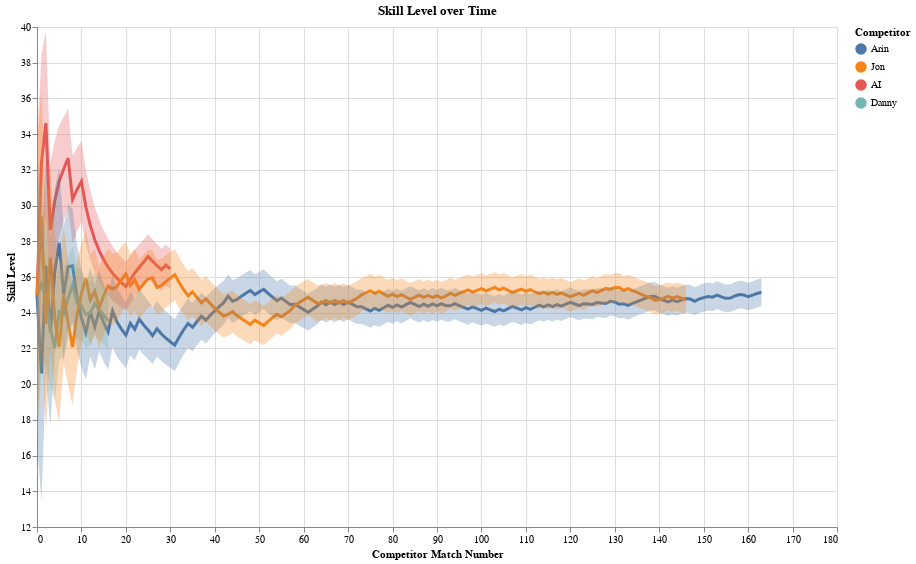

Notebook source saved alongside this figure:
### Code cell
base = alt.Chart(competitor_ranking_over_time_df, title='Skill Level over Time').encode(
    x=alt.X('competitor_match_number', title='Competitor Match Number'),
    color=alt.Color('competitor', title='Competitor', sort=color_order),
)

legend_selection = alt.selection_multi(fields=['competitor'], bind='legend')
# TODO: Should this be through real time or more like a zoom in on early data? We can do the later with a simple `.interactive()`
match_slider = alt.binding_range(min=1, max=competitor_ranking_over_time_df['overall_match_number'].max(), step=1, name='Final Match Number:')
match_selection = alt.selection_single(name="final_match_number", fields=['overall_match_number'],
                                   bind=match_slider, init={'overall_match_number':competitor_ranking_over_time_df['overall_match_number'].max()})

mu = base.mark_line(strokeWidth=3).encode(
    y=alt.Y('mu', title='Skill Level', scale=alt.Scale(zero=False)),
    opacity=alt.condition(legend_selection, alt.value(1), alt.value(0.1))
)

sigma = base.mark_area().encode(
    y='y:Q',
    y2='y2:Q',
    fillOpacity=alt.condition(legend_selection, alt.value(0.3), alt.value(0.05))
).transform_calculate(
    y='datum.mu+datum.sigma',
    y2='datum.mu-datum.sigma'
)

(mu + sigma).add_selection(
    legend_selection
).add_selection(
    match_selection
).transform_filter(
    alt.datum.overall_match_number <= match_selection.overall_match_number
).properties(
    width=800,
    height=500
)

### Figure 1 — Vega-Lite specification as saved in the notebook (floating-point values rounded to 4 significant figures; data arrays with more than 128 entries replaced by an {"elided": "..."} marker saying what was removed)
{"config": {"view": {"continuousWidth": 400, "continuousHeight": 300}}, "layer": [{"mark": {"type": "line", "strokeWidth": 3}, "encoding": {"color": {"type": "nominal", "field": "competitor", "sort": ["Arin", "Jon", "AI", "Danny"], "title": "Competitor"}, "opacity": {"condition": {"value": 1, "selection": "selector005"}, "value": 0.1}, "x": {"type": "quantitative", "field": "competitor_match_number", "title": "Competitor Match Number"}, "y": {"type": "quantitative", "field": "mu", "scale": {"zero": false}, "title": "Skill Level"}}, "selection": {"selector005": {"type": "multi", "fields": ["competitor"], "bind": "legend"}, "final_match_number": {"type": "single", "fields": ["overall_match_number"], "bind": {"input": "range", "max": 163.0, "min": 1, "name": "Final Match Number:", "step": 1}, "init": {"overall_match_number": 163.0}}}, "title": "Skill Level over Time"}, {"mark": "area", "encoding": {"color": {"type": "nominal", "field": "competitor", "sort": ["Arin", "Jon", "AI", "Danny"], "title": "Competitor"}, "fillOpacity": {"condition": {"value": 0.3, "selection": "selector005"}, "value": 0.05}, "x": {"type": "quantitative", "field": "competitor_match_number", "title": "Competitor Match Number"}, "y": {"type": "quantitative", "field": "y"}, "y2": {"field": "y2"}}, "title": "Skill Level over Time", "transform": [{"calculate": "datum.mu+datum.sigma", "as": "y"}, {"calculate": "datum.mu-datum.sigma", "as": "y2"}]}], "data": {"name": "data-2750598be0fd80a250618d808adda621"}, "height": 500, "transform": [{"filter": "(datum.overall_match_number <= final_match_number.overall_match_number)"}], "width": 800, "$schema": "https://vega.github.io/schema/vega-lite/v4.8.1.json", "datasets": {"data-2750598be0fd80a250618d808adda621": {"elided": "359 records"}}}
